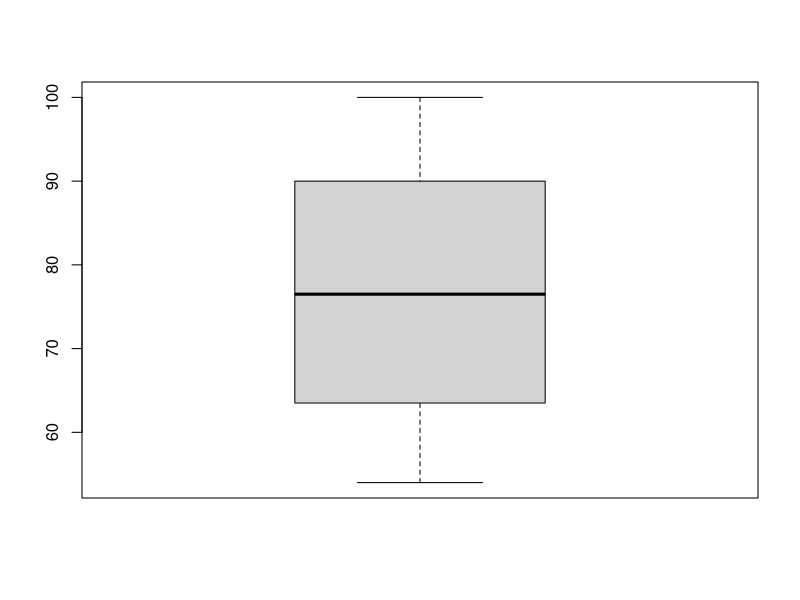

Write R code to recreate this figure.
## ---- chunk 1
    #| eval: false
    #| echo: TRUE

    install.packages("tidyverse")
## ---- chunk 2
    #| echo: TRUE

    library(tidyverse)
## ---- chunk 3
123 + 456
## ---- chunk 4
144*112
## ---- chunk 5
10/3
## ---- chunk 6
420^2
## ---- chunk 7
sqrt(146)
## ---- chunk 8
10 %% 3
## ---- chunk 9
x <- 5
## ---- chunk 10
y <- 10 # hier könntet ihr auch jede andere Ziffer wählen

z <- x / y
## ---- chunk 11
# z (hier über das # auskommentiert, da der Befehl nicht im Skript, sondern unten in der Konsole ausgeführt werden soll)
## ---- chunk 12
vorname <- "Lars"
nachname <- "Schilling"
## ---- chunk 13
voller_name <- paste(vorname, nachname)
## ---- chunk 14
first_vector <- c(100, 80, 54, 73)
## ---- chunk 15
boxplot(first_vector)
## ---- chunk 16
sum(first_vector)

mean(first_vector)
## ---- chunk 17
first_vector * 2
## ---- chunk 18
5 > 2
## ---- chunk 19
6 != 8
## ---- chunk 20
diff_score <- 80 - 50
## ---- chunk 21
diff_score_abs <- abs(diff_score)

# print(diff_score_abs) (hier erneut mit # auskommentiert, da der Befehl nicht im Skript, sondern in der Console ausgeführt werden soll)
## ---- chunk 22
# Hier ein Beipsiel für einen Kommentar. Wie auch schon weiter oben mehrmals verwendet, hindert dieser die Lösungen daran, ausgeführt zu werden.
## ---- chunk 23
# 1 + 2
## ---- chunk 24
neue_variable <- "snake_case"
## ---- chunk 25
neueVariable <- "CamelCase"
## ---- chunk 26
top_two <- sort(first_vector, decreasing = TRUE)[1:2]
## ---- chunk 27
vec_seq <- seq(from = 1, to = 1000, by = 10)
## ---- chunk 28
sample(vec_seq, 1)
## ---- chunk 29
my_vector <- rep(3, times = 50)
## ---- chunk 30
# install.packages("palmerpenguins")   # nur einmal nötig # führe diesen Code in der Console aus
## ---- chunk 31
library(palmerpenguins) 
my_penguins <- penguins
## ---- chunk 32
ncol(my_penguins)
## ---- chunk 33
nrow(my_penguins)
## ---- chunk 34
?head() # um die Hilfeseite zu öffnen
head(my_penguins)
## ---- chunk 35
?glimpse() # um die Hilfeseite zu öffnen
glimpse(my_penguins)
## ---- chunk 36
?str() # um die Hilfeseite zu öffnen
str(my_penguins)
## ---- chunk 37
# ist keine Funktion sondern ein Datensatz und daher gibt es hierfür auch keine Hilfeseite
penguins
## ---- chunk 38
?summary() # um die Hilfeseite zu öffnen
summary(my_penguins)
## ---- chunk 39
class(my_penguins$island)
## ---- chunk 40
class(my_penguins$body_mass_g)
## ---- chunk 41
class(my_penguins$species)
## ---- chunk 42
typeof(my_penguins$island)
typeof(my_penguins$body_mass_g)
typeof(my_penguins$species)
## ---- chunk 43
is.numeric(my_penguins$bill_depth_mm)
## ---- chunk 44
species_numeric <- is.numeric(my_penguins$bill_depth_mm) # der genaue Name der Variable sollte im snake_case geschrieben sein und über den Inhalt informieren. Ansonsten ist er arbiträr
## ---- chunk 45
is.logical(species_numeric) # hier müsst ihr als Argument natürlich den von euch eben vergebenen Variablennamen auswählen
